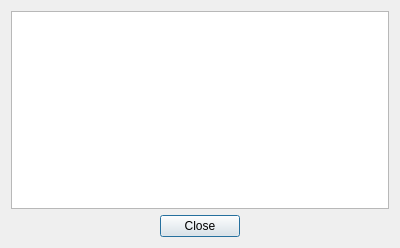
<?xml version="1.0" encoding="UTF-8"?>
<ui version="4.0">
 <class>SelectColors</class>
 <widget class="QDialog" name="SelectColors">
  <property name="geometry">
   <rect>
    <x>0</x>
    <y>0</y>
    <width>400</width>
    <height>248</height>
   </rect>
  </property>
  <property name="windowTitle">
   <string>Colors chooser</string>
  </property>
  <layout class="QVBoxLayout" name="verticalLayout">
   <item>
    <widget class="QListWidget" name="ColorList">
     <property name="selectionMode">
      <enum>QAbstractItemView::NoSelection</enum>
     </property>
    </widget>
   </item>
   <item>
    <widget class="QDialogButtonBox" name="buttonBox">
     <property name="orientation">
      <enum>Qt::Horizontal</enum>
     </property>
     <property name="standardButtons">
      <set>QDialogButtonBox::Close</set>
     </property>
     <property name="centerButtons">
      <bool>true</bool>
     </property>
    </widget>
   </item>
  </layout>
 </widget>
 <tabstops>
  <tabstop>buttonBox</tabstop>
 </tabstops>
 <resources/>
 <connections>
  <connection>
   <sender>buttonBox</sender>
   <signal>accepted()</signal>
   <receiver>SelectColors</receiver>
   <slot>accept()</slot>
   <hints>
    <hint type="sourcelabel">
     <x>227</x>
     <y>190</y>
    </hint>
    <hint type="destinationlabel">
     <x>157</x>
     <y>207</y>
    </hint>
   </hints>
  </connection>
  <connection>
   <sender>buttonBox</sender>
   <signal>rejected()</signal>
   <receiver>SelectColors</receiver>
   <slot>reject()</slot>
   <hints>
    <hint type="sourcelabel">
     <x>295</x>
     <y>196</y>
    </hint>
    <hint type="destinationlabel">
     <x>286</x>
     <y>207</y>
    </hint>
   </hints>
  </connection>
 </connections>
</ui>
